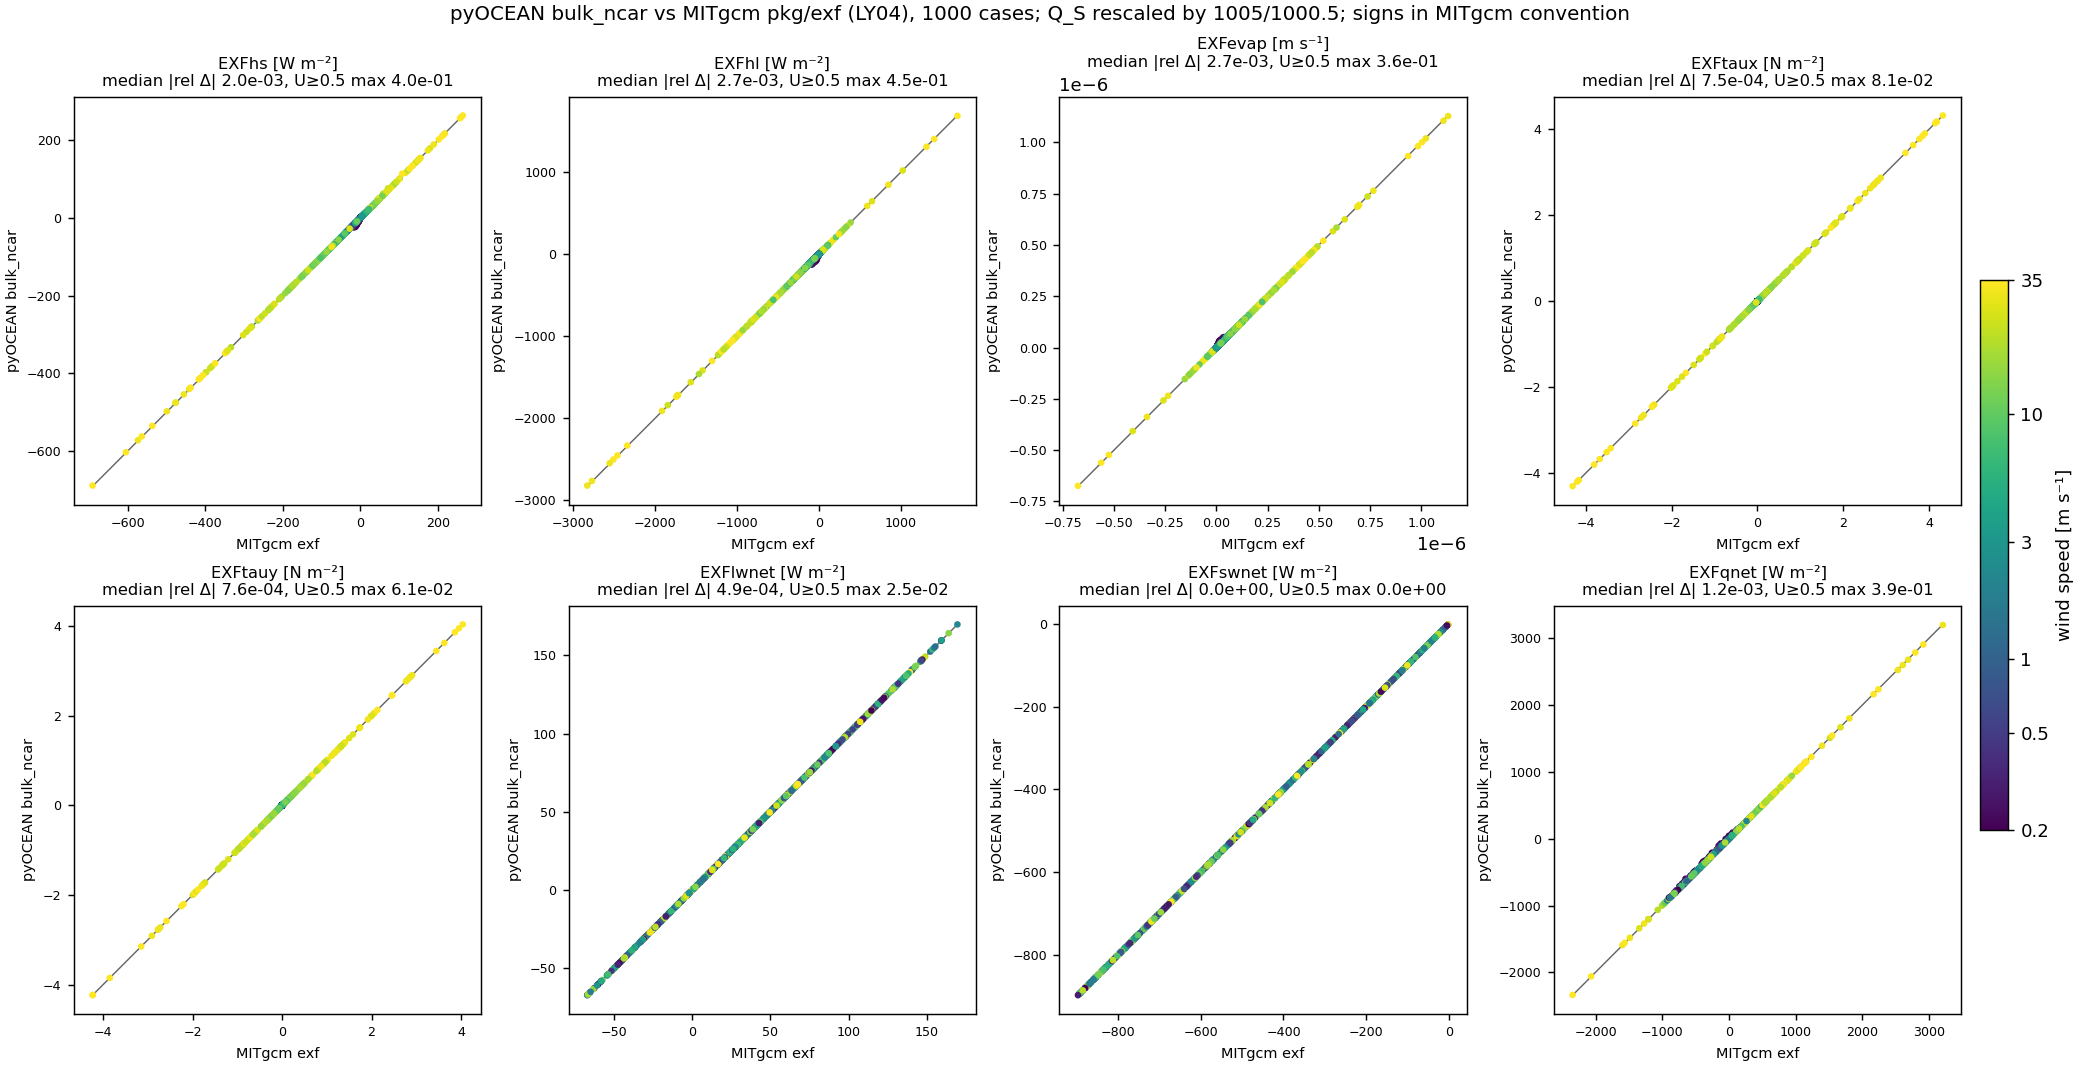

Write Python code to recreate this figure.
"""
Point-by-point comparison of pyOCEAN ``forcing.bulk.bulk_ncar`` against
MITgcm ``pkg/exf`` (``exf_bulkformulae.F`` with ALLOW_BULK_LARGEYEAGER04,
optionally ALLOW_DRAG_LARGEYEAGER09).

Inputs : ``input/cases.npz`` (written by make_inputs.py, identical to the
         binary files MITgcm read).
MITgcm : ``run/<variant>/exfDiag.0000000001`` (diagnostics averaged over the
         single model step = exf fields computed at myIter = 0 from the
         initial θ(k=1) = SST).

Sign conventions are mapped to MITgcm's:
    EXFhs, EXFhl  > 0 into the ocean          (pyOCEAN q_sens, q_lat: same)
    EXFtaux/tauy  > 0 accelerates the ocean   (pyOCEAN tau_x, tau_y: same)
    EXFevap       > 0 evaporation [m s⁻¹]     (pyOCEAN evap: same)
    EXFlwnet      > 0 upward                  (= −pyOCEAN q_lw)
    EXFswnet      > 0 upward (negative heats) (= −pyOCEAN q_sw)
    EXFqnet       > 0 upward                  (= −(q_sw + q_lw + q_sens + q_lat))

The second half of the script contains a scratch NumPy port of
``exf_bulkformulae.F`` (``mit_ly04``) and of pyOCEAN's algorithm with
switchable choices (``py_ly04``).  They are used to attribute each systematic
difference to one known algorithmic/constant difference, walking from exact
MITgcm to exact pyOCEAN one change at a time.  pyOCEAN source is NOT modified.

Run:  /opt/anaconda3/bin/python compare.py [ly04|ly09|all]
"""

from __future__ import annotations

import sys
from pathlib import Path

import numpy as np

HERE = Path(__file__).resolve().parent
REPO = HERE.parents[1]
MITGCM_PY = Path.home() / "pyOCEAN_refs/MITgcm/utils/python/MITgcmutils"
sys.path.insert(0, str(REPO))
sys.path.insert(0, str(MITGCM_PY))

from MITgcmutils import rdmds  # noqa: E402

from forcing.bulk import bulk_ncar, radiative_fluxes  # noqa: E402

# MITgcm pkg/exf defaults (exf_readparms.F:330-370, EXF_CONSTANTS.h:46,89)
MIT = dict(
    atmrho=1.2, atmcp=1005.0, flamb=2.5e6, cvapor_fac=640380.0, cvapor_exp=5107.4,
    humid_fac=0.606, gamma_blk=0.01, saltsat=0.98, cdrag_1=0.0027, cdrag_2=0.000142,
    cdrag_3=0.0000764, cdrag_8=-3.14807e-13, cdragMax=2.34e-3, umax=33.0,
    cstanton_1=0.0327, cstanton_2=0.0180, cdalton=0.0346, psim_fac=5.0, zref=10.0,
    hu=10.0, ht=2.0, umin=0.5, karman=0.4, gravity_mks=9.81, cen2kel=273.15,
    exf_albedo=0.1, ocean_emissivity=5.50e-8 / 5.670e-8, stefanBoltzmann=5.670e-8,
    niter_bulk=2, rhoConstFresh=1000.0,
)

FIELDS = ["EXFhs", "EXFhl", "EXFtaux", "EXFtauy", "EXFevap", "EXFqnet", "EXFlwnet", "EXFswnet",
          "EXFempmr", "EXFwspee", "EXFatemp", "EXFaqh", "EXFuwind", "EXFvwind", "EXFlwdn", "EXFswdn"]

# floor used in the normalised difference (py − mit) / max(|mit|, floor)
CD3_PY = 1e-3 / 13.09   # pyOCEAN cd_neutral_ly04 uses U/13.09 (LY04 eq 6a); MITgcm cdrag_3 = 7.64e-5

FLOOR = {"EXFhs": 1.0, "EXFhl": 1.0, "EXFtaux": 1e-3, "EXFtauy": 1e-3, "|tau|": 1e-3,
         "EXFevap": 1e-9, "EXFqnet": 1.0, "EXFlwnet": 1.0, "EXFswnet": 1.0, "EXFempmr": 1e-9}
COMPARED = ["EXFhs", "EXFhl", "EXFtaux", "EXFtauy", "|tau|", "EXFevap", "EXFqnet", "EXFlwnet",
            "EXFswnet", "EXFempmr"]


# ---------------------------------------------------------------------------
# I/O
# ---------------------------------------------------------------------------

def load_mitgcm(variant: str) -> dict[str, np.ndarray]:
    """Read the exf diagnostics of one run as a dict of (ny, nx) arrays."""
    arr = rdmds(str(HERE / "run" / variant / "exfDiag"), 1)
    out = {name: arr[k] for k, name in enumerate(FIELDS)}
    out["|tau|"] = np.hypot(out["EXFtaux"], out["EXFtauy"])
    return out


def pyocean_fluxes(c: dict[str, np.ndarray], high_wind: bool, cp_scale: float = 1.0
                   ) -> dict[str, np.ndarray]:
    """pyOCEAN fluxes with MITgcm-matching settings, in MITgcm sign conventions."""
    t = bulk_ncar(c["uwind"], c["vwind"], c["atemp"], c["aqh"], c["sst"],
                  rho_air=MIT["atmrho"], gamma=MIT["gamma_blk"], u_min=MIT["umin"],
                  z_u=MIT["hu"], z_t=MIT["ht"], n_iter=MIT["niter_bulk"], high_wind=high_wind)
    q_sw, q_lw = radiative_fluxes(c["swdown"], c["lwdown"], c["sst"],
                                  albedo=MIT["exf_albedo"], emissivity=MIT["ocean_emissivity"])
    hs = t.q_sens * cp_scale
    out = {
        "EXFhs": hs, "EXFhl": t.q_lat, "EXFtaux": t.tau_x, "EXFtauy": t.tau_y,
        "EXFevap": t.evap, "EXFlwnet": -q_lw, "EXFswnet": -q_sw,
        "EXFqnet": -(q_sw + q_lw + hs + t.q_lat), "EXFempmr": t.evap - c["precip"],
        "zeta": t.zeta,
    }
    out["|tau|"] = np.hypot(out["EXFtaux"], out["EXFtauy"])
    return out


# ---------------------------------------------------------------------------
# Statistics
# ---------------------------------------------------------------------------

def ndiff(py: np.ndarray, mit: np.ndarray, field: str) -> np.ndarray:
    """Normalised difference (py − mit) / max(|mit|, floor)."""
    return (py - mit) / np.maximum(np.abs(mit), FLOOR[field])


def stats_line(d: np.ndarray) -> str:
    a = np.abs(d)
    return f"{np.median(d):+10.2e} {np.median(a):9.2e} {np.percentile(a, 95):9.2e} {a.max():9.2e}"


def print_table(py: dict, mit: dict, mask: np.ndarray, title: str) -> None:
    print(f"\n  {title}  (N = {mask.sum()})")
    print(f"  {'field':9s} | {'rel: median':>10s} {'med|.|':>9s} {'p95|.|':>9s} {'max|.|':>9s}"
          f" | {'abs: med|.|':>11s} {'p95|.|':>9s} {'max|.|':>9s}")
    for f in COMPARED:
        r = ndiff(py[f], mit[f], f)[mask]
        a = np.abs(py[f] - mit[f])[mask]
        print(f"  {f:9s} | {stats_line(r)} | {np.median(a):11.3e} {np.percentile(a, 95):9.3e} {a.max():9.3e}")


def bins(c: dict, zeta: np.ndarray) -> list[tuple[str, np.ndarray]]:
    ws = c["speed"]
    return [
        ("stable   ζ > +0.05", zeta > 0.05),
        ("neutral |ζ| ≤ 0.05", np.abs(zeta) <= 0.05),
        ("unstable ζ < −0.05", zeta < -0.05),
        ("U < 0.5 m/s (below umin)", ws < 0.5),
        ("0.5 ≤ U < 3", (ws >= 0.5) & (ws < 3)),
        ("3 ≤ U < 10", (ws >= 3) & (ws < 10)),
        ("10 ≤ U < 20", (ws >= 10) & (ws < 20)),
        ("20 ≤ U ≤ 35", ws >= 20),
    ]


# ---------------------------------------------------------------------------
# Scratch re-implementations for the diagnosis
# ---------------------------------------------------------------------------

def _cdn(u: np.ndarray, ly09: bool, p: dict) -> np.ndarray:
    """Neutral drag coefficient as coded in exf_bulkformulae.F (cdrag_* constants)."""
    cd = p["cdrag_1"] / u + p["cdrag_2"] + p["cdrag_3"] * u
    if ly09:
        cd = np.where(u - p["umax"] >= 0.0, p["cdragMax"], cd + p["cdrag_8"] * u ** 6)
    return cd


def mit_ly04(c: dict, *, ly09: bool = False, cp: float = 1005.0, humid: float = 0.606,
             clip_speed_in_flux: bool = False, cdrag_3: float | None = None,
             niter: int | None = None) -> dict:
    """
    NumPy port of MITgcm exf_bulkformulae.F, LY04 branch ("approach B": the
    transfer coefficients for heat and moisture are shifted to h_t, θ and q
    stay at h_t; ζ from atemp (absolute T, not θ) and aqh at h_t).

    Line references are to pkg/exf/exf_bulkformulae.F of the local clone.
    ``clip_speed_in_flux`` replaces the unclipped ``wspeed`` that MITgcm uses
    in U10N (l.428) and in the flux coefficient tau (l.457) by the clipped
    ``sh = max(wspeed, umin)`` (exf_wind.F:287), as LY04/pyOCEAN do.
    """
    p = dict(MIT)
    if cdrag_3 is not None:
        p["cdrag_3"] = cdrag_3
    if niter is not None:
        p["niter_bulk"] = niter
    tsf = c["sst"] + p["cen2kel"]
    ws = np.hypot(c["uwind"], c["vwind"])
    sh = np.maximum(ws, p["umin"])
    ws_flux = sh if clip_speed_in_flux else ws
    atemp, aqh = c["atemp"], c["aqh"]
    k = p["karman"]

    ssq = p["saltsat"] * p["cvapor_fac"] * np.exp(-p["cvapor_exp"] / tsf) / p["atmrho"]  # l.286-293
    deltap = atemp + p["gamma_blk"] * p["ht"] - tsf                                      # l.295
    delq = aqh - ssq
    stable = (deltap >= 0.0).astype(float)                                                # l.302 SIGN(.5,0)=+.5
    rdn = np.sqrt(_cdn(sh, ly09, p))                                                      # l.308-322
    ustar = rdn * sh
    rhn = (1 - stable) * p["cstanton_1"] + stable * p["cstanton_2"]                       # l.341
    tstar = rhn * deltap
    qstar = p["cdalton"] * delq
    zwln = np.log(p["hu"] / p["zref"])
    ztln = np.log(p["ht"] / p["zref"])
    czol = p["hu"] * k * p["gravity_mks"]
    tau = np.zeros_like(ws)
    rd = rdn

    for _ in range(p["niter_bulk"]):
        t0 = atemp * (1.0 + humid * aqh)                                                  # l.369
        huol = (tstar / t0 + qstar / (1.0 / humid + aqh)) * czol / ustar ** 2              # l.371
        huol = np.clip(huol, -10.0, 10.0)                                                 # l.375
        htol = huol * p["ht"] / p["hu"]
        stable = (huol >= 0.0).astype(float)
        xsq = np.sqrt(np.abs(1.0 - 16.0 * huol))
        x = np.sqrt(xsq)
        psimh = (-p["psim_fac"] * huol * stable
                 + (1 - stable) * (np.log((1 + 2 * x + xsq) * (1 + xsq) * 0.125)
                                   - 2 * np.arctan(x) + 0.5 * np.pi))                     # l.392
        xsq = np.sqrt(np.abs(1.0 - 16.0 * htol))
        psixh = -p["psim_fac"] * htol * stable + (1 - stable) * 2 * np.log(0.5 * (1 + xsq))  # l.408
        dz = (zwln - psimh) / k
        usn = ws_flux / (1.0 + rdn * dz)                                                  # l.428 (wspeed)
        usm = np.maximum(usn, p["umin"])
        rdn = np.sqrt(_cdn(usm, ly09, p))
        rd = rdn / (1.0 + rdn * dz)
        ustar = rd * sh                                                                    # l.457 (sh)
        tau = p["atmrho"] * rd * ws_flux                                                   # l.462 (wspeed)
        rhn = (1 - stable) * p["cstanton_1"] + stable * p["cstanton_2"]
        rh = rhn / (1.0 + rhn * (ztln - psixh) / k)                                        # l.473
        re = p["cdalton"] / (1.0 + p["cdalton"] * (ztln - psixh) / k)
        qstar = re * delq
        tstar = rh * deltap

    hs = cp * tau * tstar
    hl = p["flamb"] * tau * qstar
    evap = -tau * qstar / p["rhoConstFresh"]
    taux = tau * rd * c["uwind"]
    tauy = tau * rd * c["vwind"]
    return _pack(hs, hl, taux, tauy, evap, c, huol)


def py_ly04(c: dict, *, ly09: bool = False, cp: float = 1000.5, humid: float = 0.608,
            zeta_from: str = "zu", cdrag_3: float | None = None, niter: int | None = None) -> dict:
    """
    NumPy port of pyOCEAN bulk_ncar ("approach C": θ and q shifted from z_t
    to z_u, coefficients at z_u), with switchable constants.

    ``zeta_from='zu'``   : ζ from θ_v and q at z_u, updated each pass (pyOCEAN)
    ``zeta_from='atemp'``: ζ from absolute atemp and aqh at h_t, fixed (as MITgcm)
    """
    p = dict(MIT)
    if cdrag_3 is not None:
        p["cdrag_3"] = cdrag_3
    if niter is not None:
        p["niter_bulk"] = niter
    k, g, zu, zt = p["karman"], p["gravity_mks"], p["hu"], p["ht"]
    rho = p["atmrho"]
    sst_k = c["sst"] + p["cen2kel"]
    theta = c["atemp"] + p["gamma_blk"] * zt
    q = c["aqh"]
    du, dv = c["uwind"], c["vwind"]
    speed = np.maximum(np.hypot(du, dv), p["umin"])
    q_sfc = p["saltsat"] * p["cvapor_fac"] / rho * np.exp(-p["cvapor_exp"] / sst_k)
    log_u, log_tu = np.log(zu / 10.0), np.log(zt / zu)
    d_theta, d_q = theta - sst_k, q - q_sfc
    cdn = _cdn(speed, ly09, p)
    sq_cdn = np.sqrt(cdn)
    chn = np.where(d_theta > 0, 18.0e-3, 32.7e-3) * sq_cdn
    cen = 34.6e-3 * sq_cdn
    sq_cd = sq_cdn
    ustar, tstar, qstar = sq_cd * speed, chn / sq_cd * d_theta, cen / sq_cd * d_q
    theta_zu, q_zu = theta, q
    ch = ce = None
    for _ in range(p["niter_bulk"]):
        if zeta_from == "zu":
            tv, qz = theta_zu * (1 + humid * q_zu), q_zu
        else:
            tv, qz = c["atemp"] * (1 + humid * q), q
        zeta = k * g * zu / ustar ** 2 * (tstar / tv + qstar / (qz + 1.0 / humid))
        zeta = np.clip(zeta, -10, 10)
        x = (1 - 16 * np.minimum(zeta, 0)) ** 0.25
        psim = np.where(zeta >= 0, -5 * zeta, 2 * np.log((1 + x) / 2) + np.log((1 + x * x) / 2)
                        - 2 * np.arctan(x) + np.pi / 2)
        psih = np.where(zeta >= 0, -5 * zeta, 2 * np.log((1 + x * x) / 2))
        zt_ = zeta * zt / zu
        xt = (1 - 16 * np.minimum(zt_, 0)) ** 0.25
        psih_t = np.where(zt_ >= 0, -5 * zt_, 2 * np.log((1 + xt * xt) / 2))
        u10n = np.maximum(speed / (1 + sq_cdn / k * (log_u - psim)), p["umin"])
        shift = log_tu + psih - psih_t
        theta_zu = theta - tstar / k * shift
        q_zu = q - qstar / k * shift
        d_theta, d_q = theta_zu - sst_k, q_zu - q_sfc
        cdn = _cdn(u10n, ly09, p)
        sq_cdn = np.sqrt(cdn)
        chn = np.where(zeta > 0, 18.0e-3, 32.7e-3) * sq_cdn
        cen = 34.6e-3 * sq_cdn
        sq_cd = sq_cdn / (1 + sq_cdn / k * (log_u - psim))
        ch = chn * (sq_cd / sq_cdn) / (1 + chn / (k * sq_cdn) * (log_u - psih))
        ce = cen * (sq_cd / sq_cdn) / (1 + cen / (k * sq_cdn) * (log_u - psih))
        ustar, tstar, qstar = sq_cd * speed, ch / sq_cd * d_theta, ce / sq_cd * d_q
    cd = sq_cd ** 2
    hs = rho * cp * ch * speed * d_theta
    wf = rho * ce * speed * d_q
    return _pack(hs, p["flamb"] * wf, rho * cd * speed * du, rho * cd * speed * dv,
                 -wf / p["rhoConstFresh"], c, zeta)


def _pack(hs, hl, taux, tauy, evap, c, zeta) -> dict:
    """Turbulent fluxes + MITgcm radiation (exf_radiation.F with EXF_LWDOWN_WITH_EMISSIVITY)."""
    tsf = c["sst"] + MIT["cen2kel"]
    lw = MIT["ocean_emissivity"] * (MIT["stefanBoltzmann"] * tsf ** 4 - c["lwdown"])
    sw = -c["swdown"] * (1 - MIT["exf_albedo"])
    return {"EXFhs": hs, "EXFhl": hl, "EXFtaux": taux, "EXFtauy": tauy, "|tau|": np.hypot(taux, tauy),
            "EXFevap": evap, "EXFlwnet": lw, "EXFswnet": sw, "EXFqnet": -hs - hl + lw + sw,
            "EXFempmr": evap - c["precip"], "zeta": zeta}


def summary_row(a: dict, b: dict, fields=("EXFhs", "EXFhl", "|tau|", "EXFevap", "EXFqnet"),
                mask: np.ndarray | None = None) -> str:
    """max |normalised difference| of a vs b for the main fields."""
    cols = []
    for f in fields:
        d = np.abs(ndiff(a[f], b[f], f))
        if mask is not None:
            d = d[mask]
        cols.append(f"{np.median(d):8.1e}/{d.max():8.1e}")
    return "  ".join(cols)


# ---------------------------------------------------------------------------
# Main
# ---------------------------------------------------------------------------

def run_variant(variant: str, c: dict, figs: list) -> None:
    ly09 = variant == "ly09"
    mit = load_mitgcm(variant)
    py = pyocean_fluxes(c, high_wind=ly09)
    py_cp = pyocean_fluxes(c, high_wind=ly09, cp_scale=MIT["atmcp"] / 1000.5)
    bar = "=" * 100
    print(f"\n{bar}\n VARIANT {variant.upper()}  (ALLOW_BULK_LARGEYEAGER04"
          f"{' + ALLOW_DRAG_LARGEYEAGER09' if ly09 else ''})\n{bar}")

    # --- sanity: MITgcm saw exactly our inputs, and gcmSST = SST
    tsf_mit = ((mit["EXFlwnet"] / MIT["ocean_emissivity"] + mit["EXFlwdn"])
               / MIT["stefanBoltzmann"]) ** 0.25 - MIT["cen2kel"]
    print(" input echo max|Δ|: atemp {:.1e} K, aqh {:.1e}, wspeed {:.1e} m/s, uwind {:.1e}, "
          "SST recovered from EXFlwnet {:.1e} K".format(
              np.abs(mit["EXFatemp"] - c["atemp"]).max(), np.abs(mit["EXFaqh"] - c["aqh"]).max(),
              np.abs(mit["EXFwspee"] - c["speed"]).max(), np.abs(mit["EXFuwind"] - c["uwind"]).max(),
              np.abs(tsf_mit - c["sst"]).max()))

    # --- 1. port checks: scratch ports reproduce both codes to round-off
    port = mit_ly04(c, ly09=ly09)
    print("\n [check] scratch port of exf_bulkformulae.F vs MITgcm run, max|normalised Δ| per field:")
    print("   " + "  ".join(f"{f}={np.abs(ndiff(port[f], mit[f], f)).max():.1e}" for f in COMPARED))
    pyport = py_ly04(c, ly09=ly09, cdrag_3=CD3_PY)
    print(" [check] scratch port of pyOCEAN bulk_ncar vs pyOCEAN, max|normalised Δ| "
          "(LW/Qnet differ only by σ 5.670e-8 vs 5.670374e-8 in _pack):")
    print("   " + "  ".join(f"{f}={np.abs(ndiff(pyport[f], py[f], f)).max():.1e}" for f in COMPARED))

    # --- 2. headline tables
    print("\n [A] pyOCEAN (as is) vs MITgcm.  rel = (py − mit)/max(|mit|, floor); "
          "floors: 1 W/m², 1e-3 N/m², 1e-9 m/s")
    print_table(py, mit, np.ones_like(c["speed"], bool), "ALL cases")
    print("\n [B] pyOCEAN with Q_S rescaled by atmcp/CP_AIR = 1005/1000.5 (constant difference removed)")
    print_table(py_cp, mit, np.ones_like(c["speed"], bool), "ALL cases")
    for name, m in bins(c, py["zeta"]):
        print_table(py_cp, mit, m, name)

    # --- 3. worst cases (cp-rescaled, U ≥ umin so the calm-wind quirk is excluded)
    print("\n [C] worst cases (cp-rescaled pyOCEAN), U ≥ 0.5 m/s and U < 0.5 m/s separately")
    hdr = (f"   {'U':>6s} {'ΔT':>6s} {'RH':>5s} {'SST':>5s} {'ζ_mit':>7s} {'ζ_py':>7s} |"
           f" {'mit':>11s} {'py':>11s} {'rel':>9s}")
    for f in ("EXFhs", "EXFhl", "|tau|"):
        for label, m in (("U≥0.5", c["speed"] >= 0.5), ("U<0.5", c["speed"] < 0.5)):
            r = ndiff(py_cp[f], mit[f], f)
            idx = np.argsort(np.where(m, -np.abs(r), 0.0), axis=None)[:4]
            print(f"  {f} ({label}):\n{hdr}")
            for i in idx:
                j, k = np.unravel_index(i, r.shape)
                print(f"   {c['speed'][j, k]:6.2f} {c['dT'][j, k]:+6.2f} {100 * c['rh'][j, k]:5.1f}"
                      f" {c['sst'][j, k]:5.1f} {port['zeta'][j, k]:+7.3f} {py['zeta'][j, k]:+7.3f} |"
                      f" {mit[f][j, k]:+11.4e} {py_cp[f][j, k]:+11.4e} {r[j, k]:+9.2e}")

    # --- 4. attribution chain: MITgcm → pyOCEAN, one change at a time
    print("\n [D] attribution chain: median/max |normalised Δ| of each step vs the previous one")
    print(f"   {'step':58s} {'EXFhs':>17s}  {'EXFhl':>17s}  {'|tau|':>17s}  {'EXFevap':>17s}  {'EXFqnet':>17s}")
    kw = dict(ly09=ly09, cp=1000.5, humid=0.608, cdrag_3=CD3_PY)
    steps = [
        ("S0 MITgcm port (exact)", port),
        ("S1 + cp 1005 → 1000.5", mit_ly04(c, ly09=ly09, cp=1000.5)),
        ("S2 + humid_fac 0.606 → 0.608", mit_ly04(c, ly09=ly09, cp=1000.5, humid=0.608)),
        ("S3 + cdrag_3 7.64e-5 → 1e-3/13.09", mit_ly04(c, **kw)),
        ("S4 + clipped U in U10N & fluxes (LY04)", mit_ly04(c, **kw, clip_speed_in_flux=True)),
        ("S5 + approach C (shift θ,q to z_u), ζ from atemp@h_t",
         py_ly04(c, ly09=ly09, cdrag_3=CD3_PY, zeta_from="atemp")),
        ("S6 + ζ from θ_v, q at z_u (= pyOCEAN)", pyport),
    ]
    ok = c["speed"] >= 0.5
    prev = mit
    for name, s in steps:
        print(f"   {name:58s} {summary_row(s, prev)}")
        print(f"   {'   (U ≥ 0.5 only)':58s} {summary_row(s, prev, mask=ok)}")
        prev = s
    print(f"   {'S6 vs pyOCEAN bulk_ncar (round-off check)':58s} {summary_row(pyport, py)}")

    # --- 5. classify every remaining >1 % difference (U ≥ 0.5, cp-rescaled)
    #  B   = MITgcm algorithm with pyOCEAN constants and clipped U   (S4)
    #  Ca  = pyOCEAN algorithm with ζ defined as in MITgcm           (S5)
    #  C   = pyOCEAN                                                  (S6)
    #  X∞  = same, iterated n_conv times instead of niter_bulk = 2
    main = ("EXFhs", "EXFhl", "|tau|", "EXFevap")

    def dmax(a: dict, b: dict) -> np.ndarray:
        return np.max([np.abs(ndiff(a[f], b[f], f)) for f in main], axis=0)

    worst = dmax(py_cp, mit)
    flagged = ok & (worst > 0.01)
    n_conv = 60
    kwb = dict(kw, clip_speed_in_flux=True)
    b_inf, b_inf1 = mit_ly04(c, **kwb, niter=n_conv), mit_ly04(c, **kwb, niter=n_conv - 1)
    kwc = dict(ly09=ly09, cdrag_3=CD3_PY)
    ca_inf = py_ly04(c, **kwc, zeta_from="atemp", niter=n_conv)
    ca_inf1 = py_ly04(c, **kwc, zeta_from="atemp", niter=n_conv - 1)
    c_inf, c_inf1 = py_ly04(c, **kwc, niter=n_conv), py_ly04(c, **kwc, niter=n_conv - 1)
    converged = (dmax(b_inf, b_inf1) < 1e-3) & (dmax(ca_inf, ca_inf1) < 1e-3) & (dmax(c_inf, c_inf1) < 1e-3)
    same_fixed_point = dmax(ca_inf, b_inf) < 0.01      # approach B ≡ approach C at convergence
    same_zeta_def = dmax(c_inf, ca_inf) < 0.01         # ζ definition irrelevant at convergence
    print(f"\n [E] approach B vs C iterated to convergence ({n_conv} passes), same ζ definition, "
          f"converged cases with U ≥ 0.5 (N = {(ok & converged).sum()}):\n   "
          + summary_row(ca_inf, b_inf, mask=ok & converged))
    cats = {
        "n_iter=2 truncation (B ≡ C once converged, ζ definition irrelevant)":
            flagged & converged & same_fixed_point & same_zeta_def,
        "ζ definition (θ_v,q at z_u vs atemp,aqh at h_t) still matters at convergence":
            flagged & converged & same_fixed_point & ~same_zeta_def,
        "iteration has no fixed point (limit cycle across the ζ = 0 C_hN switch or ζ clip)":
            flagged & ~converged,
        "unexplained": flagged & converged & ~same_fixed_point,
    }
    zp = py["zeta"]
    print(f"\n [F] cases with U ≥ 0.5 and >1 % difference in any of {main} (cp-rescaled): "
          f"{flagged.sum()} / {ok.sum()}")
    for name, m in cats.items():
        rng = (f"  ζ_py ∈ [{zp[m].min():+.2f}, {zp[m].max():+.2f}], U ∈ [{c['speed'][m].min():.2f}, "
               f"{c['speed'][m].max():.2f}], max diff {worst[m].max():.2f}") if m.any() else ""
        print(f"   {m.sum():4d}  {name}{rng}")
    for j, k in zip(*np.nonzero(cats["unexplained"])):
        print(f"     unexplained: U={c['speed'][j, k]:.2f} ΔT={c['dT'][j, k]:+.2f} "
              f"RH={100 * c['rh'][j, k]:.0f} SST={c['sst'][j, k]:.1f} ζ={zp[j, k]:+.3f} worst={worst[j, k]:.2e}")
    m = cats["n_iter=2 truncation (B ≡ C once converged, ζ definition irrelevant)"]
    if m.any():
        b2 = mit_ly04(c, **kwb)
        print(f"   truncation cases: distance to the converged solution, median/max: "
              f"MITgcm(2 it) {np.median(dmax(b2, b_inf)[m]):.1e}/{dmax(b2, b_inf)[m].max():.1e}, "
              f"pyOCEAN(2 it) {np.median(dmax(pyport, c_inf)[m]):.1e}/{dmax(pyport, c_inf)[m].max():.1e}")
    print(f"   cases with no fixed point overall (U ≥ 0.5): {(ok & ~converged).sum()}, of which "
          f"{(ok & ~converged & (np.abs(zp) < 0.3)).sum()} near-neutral |ζ|<0.3")

    figs.append((variant, py_cp, mit))


def make_figure(figs: list, c: dict) -> None:
    import matplotlib
    matplotlib.use("Agg")
    import matplotlib.pyplot as plt

    fields = ["EXFhs", "EXFhl", "EXFevap", "EXFtaux", "EXFtauy", "EXFlwnet", "EXFswnet", "EXFqnet"]
    units = {"EXFhs": "W m⁻²", "EXFhl": "W m⁻²", "EXFevap": "m s⁻¹", "EXFtaux": "N m⁻²",
             "EXFtauy": "N m⁻²", "EXFlwnet": "W m⁻²", "EXFswnet": "W m⁻²", "EXFqnet": "W m⁻²"}
    variant, py, mit = figs[0]
    fig, axes = plt.subplots(2, 4, figsize=(16, 8.2), constrained_layout=True)
    ws = c["speed"]
    for ax, f in zip(axes.flat, fields):
        sc = ax.scatter(mit[f].ravel(), py[f].ravel(), c=np.log10(ws).ravel(), s=7, cmap="viridis",
                        vmin=np.log10(0.2), vmax=np.log10(35))
        lo = min(mit[f].min(), py[f].min())
        hi = max(mit[f].max(), py[f].max())
        ax.plot([lo, hi], [lo, hi], color="0.4", lw=0.8, zorder=0)
        r = np.abs(ndiff(py[f], mit[f], f))
        ax.set_title(f"{f} [{units[f]}]\nmedian |rel Δ| {np.median(r):.1e}, "
                     f"U≥0.5 max {r[ws >= 0.5].max():.1e}", fontsize=9)
        ax.set_xlabel("MITgcm exf", fontsize=8)
        ax.set_ylabel("pyOCEAN bulk_ncar", fontsize=8)
        ax.tick_params(labelsize=7)
    cb = fig.colorbar(sc, ax=axes, shrink=0.6, pad=0.01)
    ticks = [0.2, 0.5, 1, 3, 10, 35]
    cb.set_ticks(np.log10(ticks))
    cb.set_ticklabels([str(t) for t in ticks])
    cb.set_label("wind speed [m s⁻¹]")
    fig.suptitle(f"pyOCEAN bulk_ncar vs MITgcm pkg/exf ({variant.upper()}), 1000 cases; "
                 "Q_S rescaled by 1005/1000.5; signs in MITgcm convention", fontsize=11)
    fig.savefig(HERE / "compare.png", dpi=130)
    print(f"\nfigure written to {HERE / 'compare.png'}")


def main() -> None:
    arg = sys.argv[1] if len(sys.argv) > 1 else "all"
    variants = ["ly04", "ly09"] if arg == "all" else [arg]
    c = dict(np.load(HERE / "input" / "cases.npz"))
    figs: list = []
    for v in variants:
        if (HERE / "run" / v / "exfDiag.0000000001.001.001.data").exists() or \
           (HERE / "run" / v / "exfDiag.0000000001.data").exists():
            run_variant(v, c, figs)
        else:
            print(f"(skipping {v}: no MITgcm output; run ./build_and_run.sh {v})")
    if figs:
        make_figure(figs, c)


if __name__ == "__main__":
    main()
